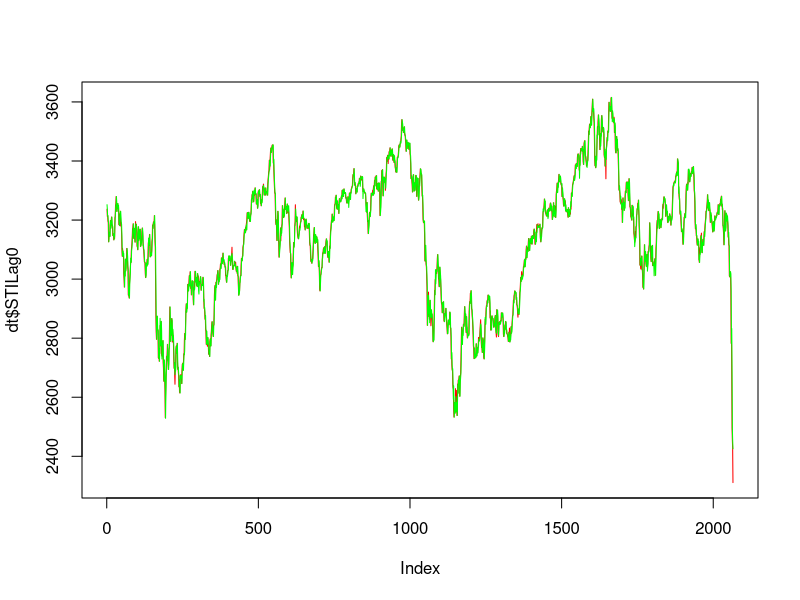
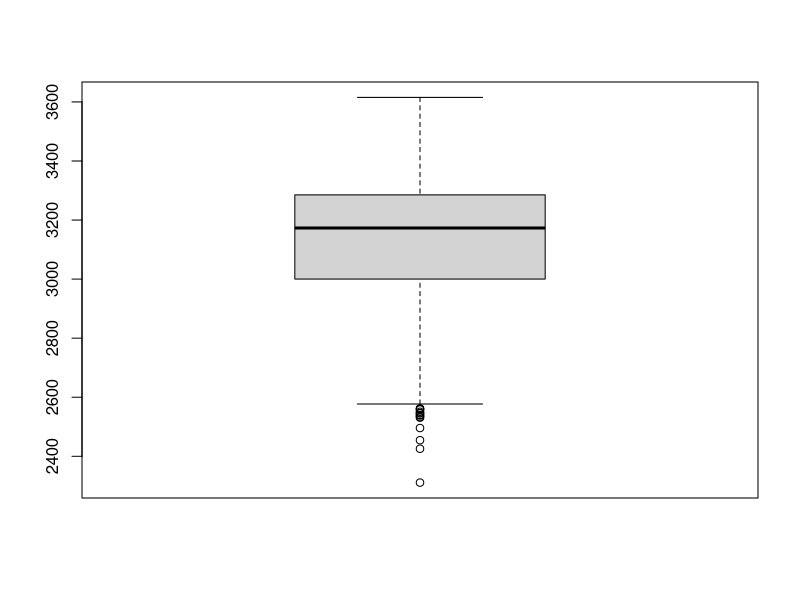
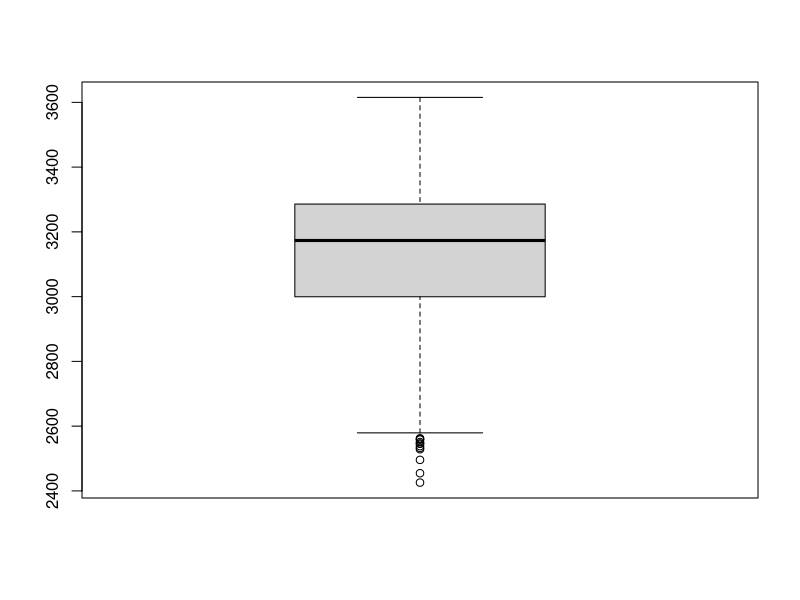
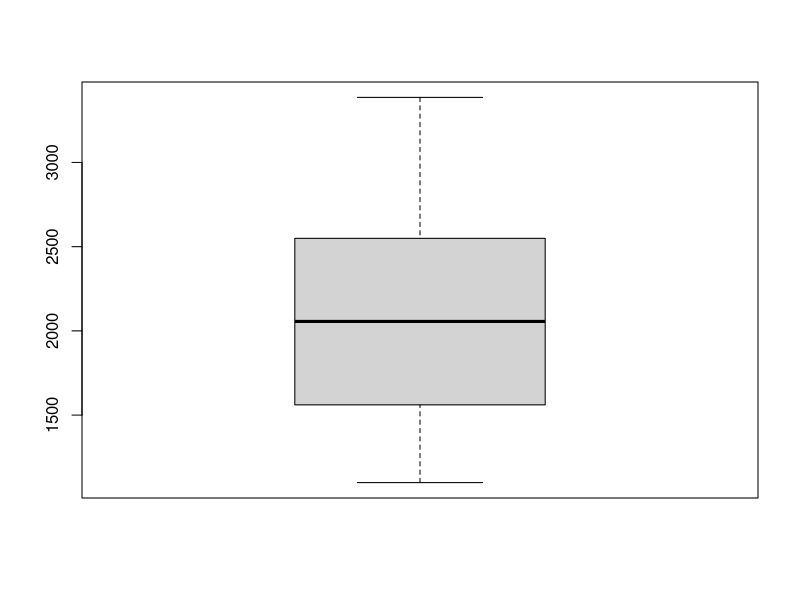
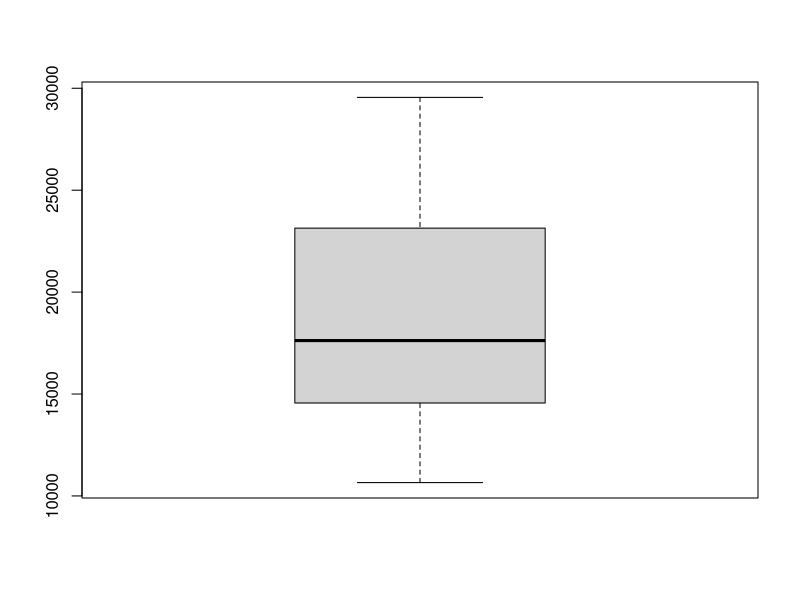
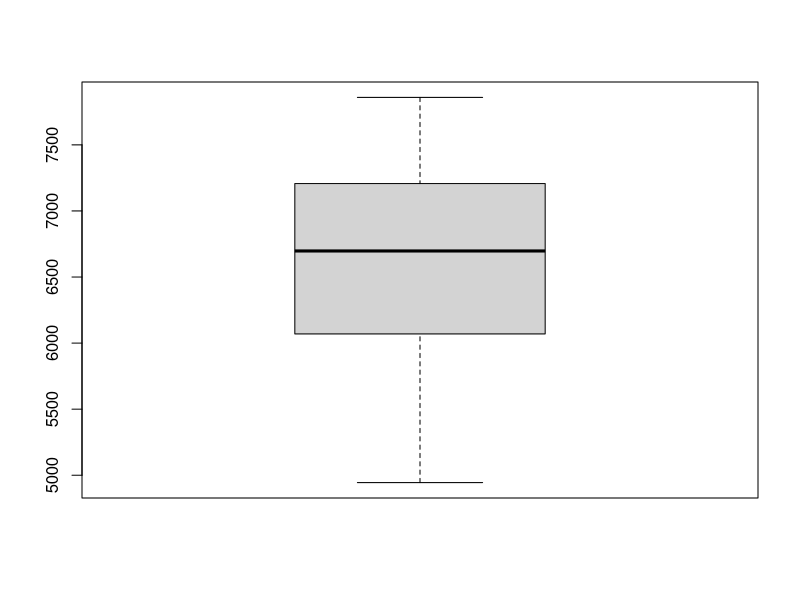
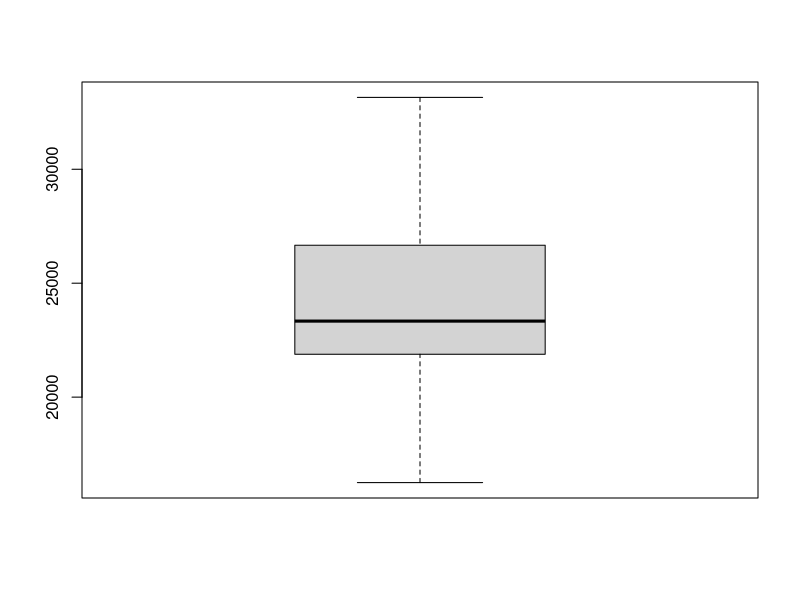
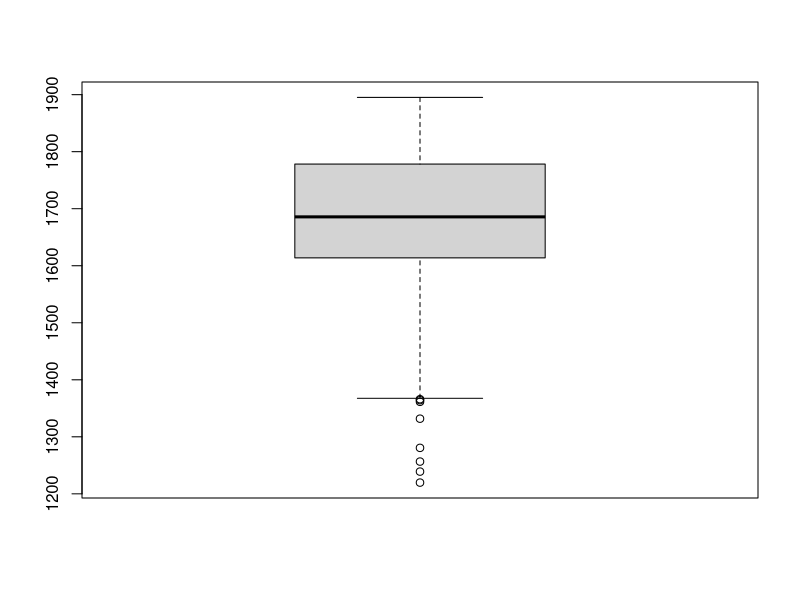

Source code (R) for these figures, in order:
### 0 Data Exploration

library(data.table)
setwd("C:/Users/jrado/Desktop/Fake Thumbdrive/zzY3S2/BC3409 AI in Acct & Finance/zzPA")
dt <- fread("STI Main Dataset.csv")

head(dt)
str(dt)
dt$Up1Down0 <- factor(dt$Up1Down0)
summary(dt)

# Graphs
plot(x = dt$STILag0, type = "l", col="red")
lines(x = dt$STILag1, type = "l", col="green")

boxplot(dt$STILag0) # few outliers
boxplot(dt$STILag1)
boxplot(dt$SnP500)
boxplot(dt$DowJones)
boxplot(dt$UKFTSE)
boxplot(dt$HSI)
boxplot(dt$KLSE) # few outliers
boxplot(dt$CrudeOilSGD)
boxplot(dt$SGMSCIFutures) # few outliers
boxplot(dt$`US-SGD`)
boxplot(dt$`EUR-SGD`)
boxplot(dt$`GBP-SGD`)
boxplot(dt$`JPY-SGD`) # some outliers
boxplot(dt$USEFFR)
boxplot(dt$SORA) # some outliers

barplot(table(dt$Up1Down0), col=c("lavender", "pink"))